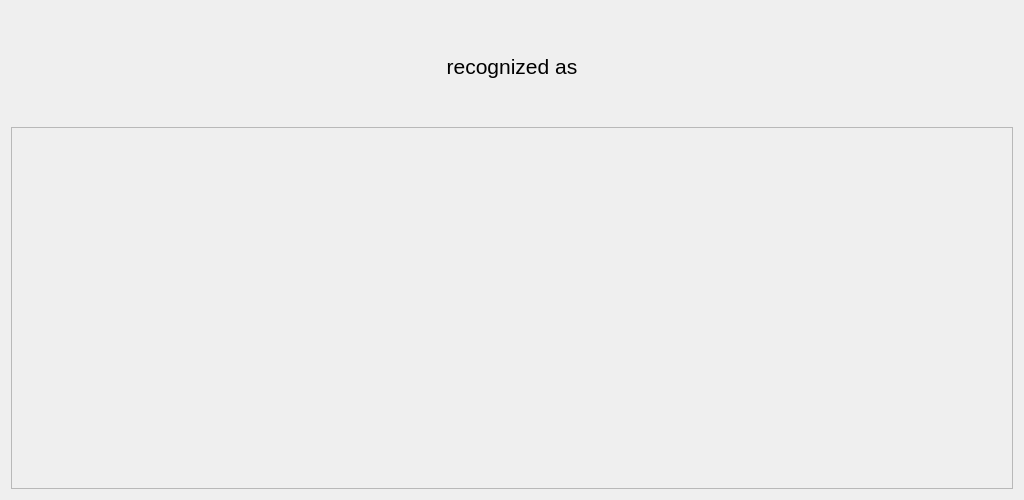
<?xml version="1.0" encoding="UTF-8"?>
<ui version="4.0">
 <class>PictureWidget</class>
 <widget class="QWidget" name="PictureWidget">
  <property name="geometry">
   <rect>
    <x>0</x>
    <y>0</y>
    <width>1024</width>
    <height>500</height>
   </rect>
  </property>
  <property name="windowTitle">
   <string>Form</string>
  </property>
  <layout class="QVBoxLayout" name="verticalLayout">
   <item>
    <layout class="QHBoxLayout" name="horizontalLayout_2">
     <item>
      <widget class="QLabel" name="lbDetected">
       <property name="font">
        <font>
         <pointsize>72</pointsize>
        </font>
       </property>
       <property name="text">
        <string/>
       </property>
       <property name="alignment">
        <set>Qt::AlignRight|Qt::AlignTrailing|Qt::AlignVCenter</set>
       </property>
      </widget>
     </item>
     <item>
      <widget class="QLabel" name="label">
       <property name="maximumSize">
        <size>
         <width>150</width>
         <height>16777215</height>
        </size>
       </property>
       <property name="font">
        <font>
         <pointsize>16</pointsize>
        </font>
       </property>
       <property name="text">
        <string>recognized as</string>
       </property>
       <property name="alignment">
        <set>Qt::AlignCenter</set>
       </property>
      </widget>
     </item>
     <item>
      <widget class="QLabel" name="lbClass">
       <property name="font">
        <font>
         <pointsize>72</pointsize>
        </font>
       </property>
       <property name="text">
        <string/>
       </property>
       <property name="alignment">
        <set>Qt::AlignLeading|Qt::AlignLeft|Qt::AlignVCenter</set>
       </property>
      </widget>
     </item>
    </layout>
   </item>
   <item>
    <widget class="QScrollArea" name="scrollArea">
     <property name="lineWidth">
      <number>0</number>
     </property>
     <property name="widgetResizable">
      <bool>true</bool>
     </property>
     <widget class="QWidget" name="scrollAreaWidgetContents">
      <property name="geometry">
       <rect>
        <x>0</x>
        <y>0</y>
        <width>1004</width>
        <height>356</height>
       </rect>
      </property>
      <layout class="QHBoxLayout" name="horizontalLayout">
       <item>
        <layout class="QGridLayout" name="gridLayout" rowstretch="0" columnstretch="0">
         <property name="sizeConstraint">
          <enum>QLayout::SetDefaultConstraint</enum>
         </property>
         <property name="margin">
          <number>5</number>
         </property>
        </layout>
       </item>
      </layout>
     </widget>
    </widget>
   </item>
  </layout>
 </widget>
 <resources/>
 <connections/>
</ui>
